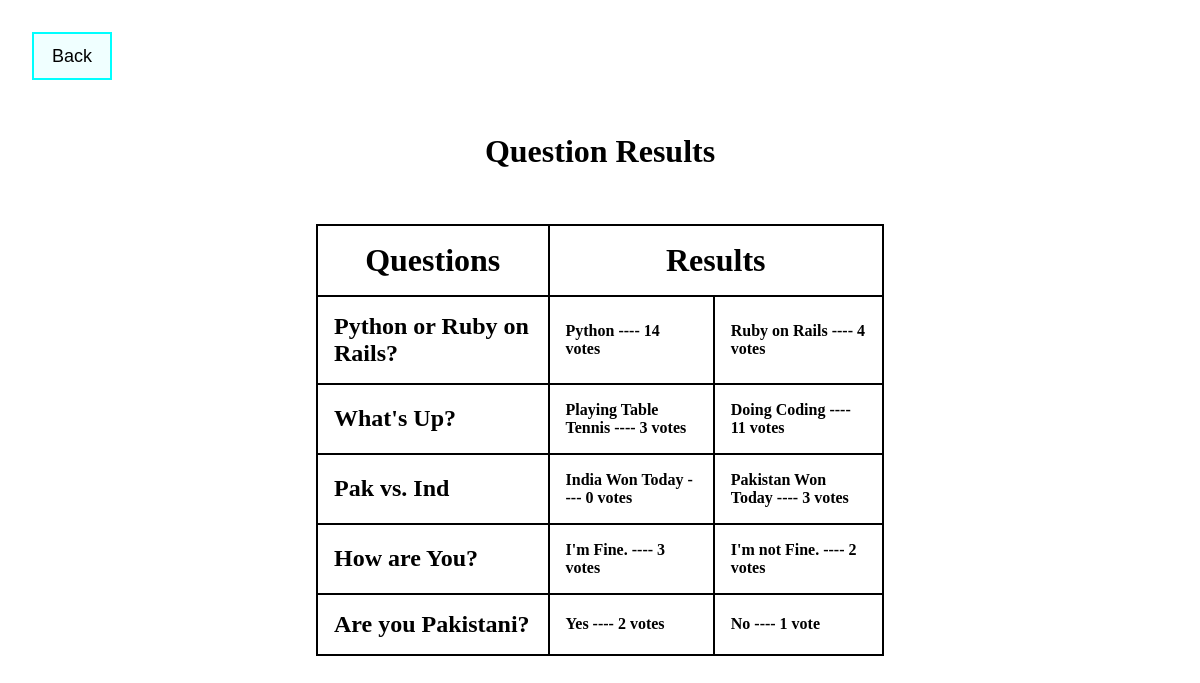
Screenshot of /polls/result/ with the database file from the repository.
### polls/models.py (models this page shows, shortened)
class Question(models.Model):
    question_text = models.CharField(max_length=200)
    pub_date = models.DateTimeField('date published')

class Choice(models.Model):
    question = models.ForeignKey(Question, on_delete=models.CASCADE)
    choice_text = models.CharField(max_length=200)
    votes = models.IntegerField(default=0)

### polls/views.py (the view)
# urls.py: path('result/', views.ResultView.as_view(), name='result'),
class ResultView(generic.ListView):
    template_name = 'polls/result.html'
    context_object_name = 'list'
    def get_queryset(self):
        return Question.objects.order_by('-pub_date')[:5]

### polls/templates/polls/result.html (shortened to what this page needs)
{% load static %}
<link rel="stylesheet" type="text/css" href="{% static 'polls/style3.css' %}">
<a href="{% url 'polls:index'%}"><button>Back</button></a>
<h1 style="padding: 2rem">Question Results</h1>
<table style="width:50%; margin: auto">
    <tr>
        <th>Questions</th>
        <th colspan="2">Results</th>
    </tr>
<tr>
{% for question in list %}
    <th style="font-size: 1.5rem; text-align: left">{{ question.question_text }}</th>
    {% for choice in question.choice_set.all %}
        <td style="font-size: 1rem">{{ choice.choice_text }} ---- {{ choice.votes }} vote{{ choice.votes|pluralize}}</td>
    {% endfor %}
</tr>
{% endfor %}
</table>

### polls/static/polls/style3.css (style rules this page uses)
a { text-decoration: none; color: black; }
h1, h2 { text-align: center; }

### polls/templates/polls/result.html (style rules this page uses)
table tr:nth-child(1) th { text-align: center; font-size: 2rem; }
table, th, td { border: 2px solid black; border-collapse: collapse; }
td, th { padding: 1rem; font-weight: bold; }
button { cursor: pointer; height: 3rem; width: 5rem; background-color: azure; text-decoration: none; font-size: large; border: 2px solid aqua; }

### rows the page displays
Question: question_text "Python or Ruby on Rails?"
Choice: choice_text "Python", votes "14"
Choice: choice_text "Ruby on Rails", votes "4"
Question: question_text "What's Up?"
Choice: choice_text "Playing Table Tennis", votes "3"
Choice: choice_text "Doing Coding", votes "11"
Question: question_text "Pak vs. Ind"
Choice: choice_text "India Won Today", votes "0"
Choice: choice_text "Pakistan Won Today", votes "3"
Question: question_text "How are You?"
Choice: choice_text "I'm Fine.", votes "3"
Choice: choice_text "I'm not Fine.", votes "2"
Question: question_text "Are you Pakistani?"
Choice: choice_text "Yes", votes "2"
Choice: choice_text "No", votes "1"
